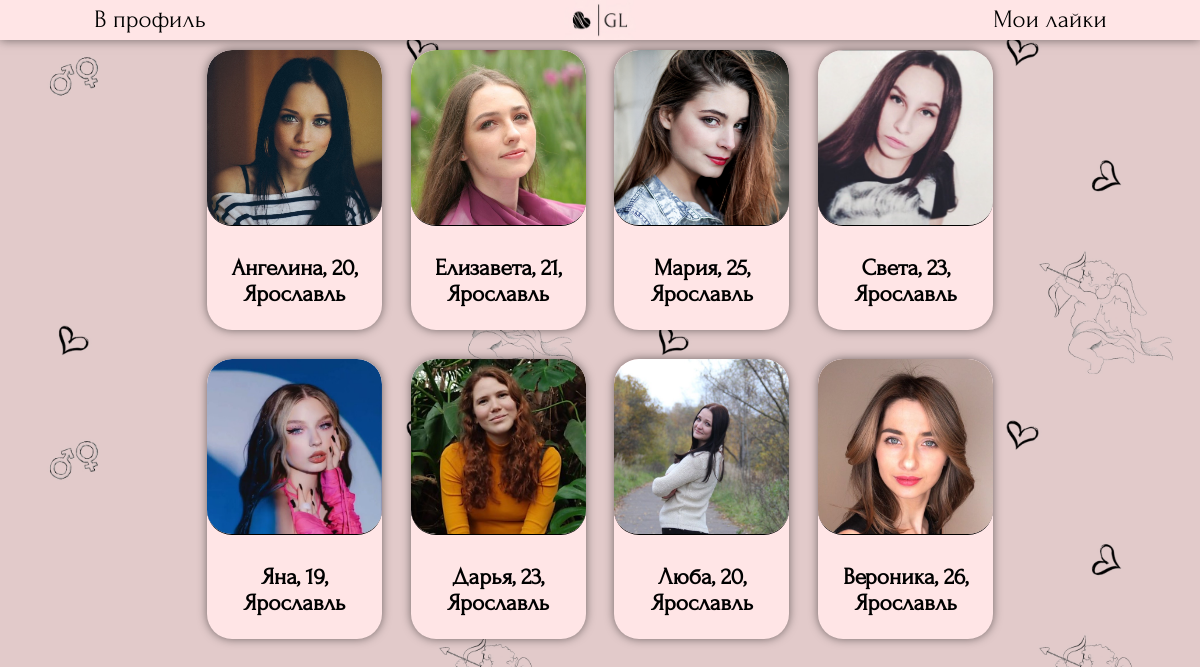
Screenshot of /searching/ (signed in) with the database file from the repository.
### searching/models.py (models this page shows, shortened)
class Profile(models.Model):
    genders = (
        ('Парень', 'Парень'),
        ('Девушка', 'Девушка')
    )
    point_of_searching_list = (
        ('Отношения', 'Отношения'),
        ('Свидания', 'Свидания'),
        ('Дружба', 'Дружба'),
        ('Общение', 'Общение'),
    )
    name = models.CharField ('Имя', max_length=50)
    avatar = models.ImageField ('Фото', upload_to='photos/users', default='photos/default_avatar.jpg')
    age = models.IntegerField("Возраст")
    gender = models.CharField ("Пол", choices=genders, max_length=30, default=genders[0])
    point_of_searching = models.CharField ("Цель знакомства", choices=point_of_searching_list, max_length=30, default=point_of_searching_list[0])
    city = models.CharField ('Город', max_length=100, default="Не указано")
    description = models.TextField ('О себе', max_length=300)
    social = models.CharField ('Ссылка на соцсеть', max_length=50, default='@name')
    user = models.OneToOneField(User, verbose_name='Автор анкеты', on_delete=models.CASCADE)
    age_search_min = models.IntegerField("Возраст поиска (от)", default=16)
    age_search_max = models.IntegerField("Возраст поиска (до)", default=100)
    class Meta:
        verbose_name = "Анкета"
        verbose_name_plural = "Анкеты"

### searching/views.py (the view)
# urls.py: path('', views.ProfileViewAllFiltered.as_view(), name='profiles'), #все профили с фильтром
class ProfileViewAllFiltered(View):
    def get(self, request):
        profiles = Profile.objects.all()
        reactions = Reactions.objects.all()
        pairs = NewPair.objects.all()
        profiles_i_liked = []
        for reaction in reactions:
            if reaction.like_sender == request.user:
                profiles_i_liked.append (reaction.like_receiver_profile)
        profiles_we_paired = []
        for pair in pairs:
            if pair.user1 == request.user:
                profiles_we_paired.append (pair.profile2)
            elif pair.user2 == request.user:
                profiles_we_paired.append (pair.profile1)
        unchecked_counter = countUnchecked(request)
        filterinfo = makefilters(request)
        if filterinfo == {}:
            return redirect ('myprofile')
        profiles_filtered = []
        for profile in profiles:
            searching_gender = 'Девушка'
            searching_city = filterinfo['city']
            user_profile = Profile.objects.get(pk=filterinfo['profileid'])
            if filterinfo['gender'] == 'Девушка':
                searching_gender = 'Парень'
            if (profile.gender == searching_gender and
                profile.city == searching_city and
                user_profile.age_search_min<=profile.age<=user_profile.age_search_max and
                not(profile in profiles_i_liked) and not (profile in profiles_we_paired)):
                profiles_filtered.append (profile)
        return render (request, 'searching/searching.html', {'profile_list': profiles_filtered, 'unchecked_counter': unchecked_counter})

### searching/views.py (called while the page is built)
def makefilters(request):
    try:
        profile = Profile.objects.get(user = User.objects.get(username = request.user.username))
        return {'profileid':profile.id,'city':profile.city, 'gender': profile.gender}
    except Exception:
        return {}

def countUnchecked(request):
    count = 0
    reactions = Reactions.objects.all()
    pairs = NewPair.objects.all()
    for reaction in reactions:
        if reaction.like_receiver == request.user and not(reaction.viewed):
            count +=1
    for pair in pairs:
        if pair.user1 == request.user and not (pair.viewed1):
            count +=1
        if pair.user2 == request.user and not (pair.viewed2):
            count +=1
    return count

### templates/searching/searching.html (shortened to what this page needs)
{% load static %}
<!DOCTYPE HTML>
<html>
	<head>
        <link rel="stylesheet" href="{% static 'css/searching.css' %}" type="text/css">
    </head>
    <body style="font-size: 20px;">
        <header>
            <button onclick="location.href='/searching/myprofile'">В профиль</button>
            <a class="logocontainer" href="{% url 'profiles' %}"><img class="mainlogo" src='{% static "css/bg_mini.jpg" %}' ></a>
            <button onclick="location.href='{% url 'reactions' %}'">Мои лайки{% if unchecked_counter != 0 %}({{unchecked_counter}}){% endif %}</button>
        </header>
        <main>
            {% for profile in profile_list %}
            <div class="oneprofile" >
                <div class="profilephoto" >
                    <img src="{{profile.avatar.url}}">
                </div>
                <div class="profiletext" >
                    <a href="{% url 'oneprofile' profile.id %}"><h3>{{profile.name}}, {{profile.age}}, {{profile.city}}</h3></a>
                </div>
            </div>
            {% endfor %}
        </main>
    </body>
</html>

### static/css/searching.css (style rules this page uses)
* { margin: 0; padding: 0; }
html { font-family: "Forum-Regular"; }
body { display: block; justify-content: center; align-items: center; background-image: url("darkhearts.jpg"); background-size: 50%; font-family: "Forum-Regular"; margin: 0px; font-size: 20px; }
header { margin: 0px; width: 100%; display: flex; z-index: 1; float: top; justify-content: space-between; align-items: center; position: fixed; background-color: #FFE5E6; box-shadow: 0px 0px 10px rgba(0, 0, 0, 0.5); }
header button { font-size: 25px; width: 25%; background-color: rgba(0, 0, 0, 0); border: none; }
main { display: flex; justify-content: center; flex-flow: row wrap; float: left; margin: 3% 10% 0 10%; }
button { font-family: "Forum-Regular"; }
.oneprofile { display: flex; overflow: hidden; justify-content: center; width: 175px; height: 280px; margin: 1.5%; background-color: #FFE5E6; border-radius: 25px; flex-direction: column; box-shadow: 0px 0px 10px rgba(0, 0, 0, 0.5); }
.oneprofile img { margin-left: auto; margin-right: auto; text-decoration:none; color: black; height: auto; width: 175px; height: 175px; object-fit: cover; border-radius: 25px; border-bottom: 1px solid; }
.oneprofile a { text-align: center; text-decoration:none; color: black; }
.profilephoto { width: 100%; }
.profiletext { display: flex; justify-content: center; align-items: center; height: 100%; }
.mainlogo { max-width: 100%; cursor: pointer; }
.logocontainer { max-width: 6%; display: flex; justify-self: center; }

### rows the page displays
Profile: avatar (picture), name "Ангелина", age "20", city "Ярославль"
Profile: avatar (picture), name "Елизавета", age "21", city "Ярославль"
Profile: avatar (picture), name "Мария", age "25", city "Ярославль"
Profile: avatar (picture), name "Света", age "23", city "Ярославль"
Profile: avatar (picture), name "Яна", age "19", city "Ярославль"
Profile: avatar (picture), name "Дарья", age "23", city "Ярославль"
Profile: avatar (picture), name "Люба", age "20", city "Ярославль"
Profile: avatar (picture), name "Вероника", age "26", city "Ярославль"
